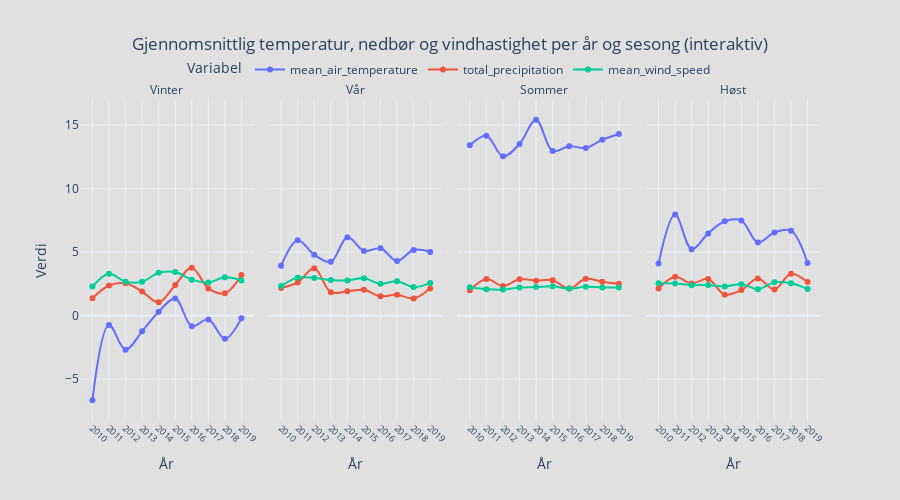

Notebook source saved alongside this figure:
### Markdown cell above
#### Figur 5: Interaktiv Analyse av Klimavariabler over Tid 📈

**Formål:**  
Denne interaktive figuren gir brukeren mulighet til å utforske klimadata etter sesong. Den viser og sammenligner trender og variasjoner i temperatur, nedbør og vind over de fire årstidene. Målet er å enkelt kunne identifisere avvik som uvanlig varme somrer eller kalde vintre i perioden.


- **Lesbarhet:** Brukervennlig grensesnitt med gode akseetiketter og interaktive filtre.
- **Estetikk:** Interaktivt oppsett med hover-informasjon og fargekoding gjør det intuitivt og informativt.
- **Formidling:** Hjelper brukeren til å identifisere sesongmønstre og dykke dypere i spesifikke perioder.

### Code cell
from data_visualizations.frost.interactive_graph import plot_seasonal_weather_from_sqlite
plot_seasonal_weather_from_sqlite("../data/clean/frost.db")

### Figure 1 — Plotly figure (JSON) as saved in the notebook; plotly's stock layout.template omitted (floating-point values rounded to 4 significant figures)
{"data": [{"hovertemplate": "Variabel=mean_air_temperature<br>season=Vinter<br>År=%{x}<br>Verdi=%{y}<extra></extra>", "legendgroup": "mean_air_temperature", "line": {"color": "#636efa", "dash": "solid", "shape": "spline"}, "marker": {"symbol": "circle"}, "mode": "lines+markers", "name": "mean_air_temperature", "orientation": "v", "showlegend": true, "type": "scatter", "x": [2010, 2011, 2012, 2013, 2014, 2015, 2016, 2017, 2018, 2019], "xaxis": "x", "y": [-6.66, -0.73, -2.677, -1.233, 0.3089, 1.348, -0.8264, -0.2978, -1.822, -0.2112], "yaxis": "y"}, {"hovertemplate": "Variabel=total_precipitation<br>season=Vinter<br>År=%{x}<br>Verdi=%{y}<extra></extra>", "legendgroup": "total_precipitation", "line": {"color": "#EF553B", "dash": "solid", "shape": "spline"}, "marker": {"symbol": "circle"}, "mode": "lines+markers", "name": "total_precipitation", "orientation": "v", "showlegend": true, "type": "scatter", "x": [2010, 2011, 2012, 2013, 2014, 2015, 2016, 2017, 2018, 2019], "xaxis": "x", "y": [1.374, 2.38, 2.552, 1.898, 1.049, 2.418, 3.784, 2.148, 1.76, 3.199], "yaxis": "y"}, {"hovertemplate": "Variabel=mean_wind_speed<br>season=Vinter<br>År=%{x}<br>Verdi=%{y}<extra></extra>", "legendgroup": "mean_wind_speed", "line": {"color": "#00cc96", "dash": "solid", "shape": "spline"}, "marker": {"symbol": "circle"}, "mode": "lines+markers", "name": "mean_wind_speed", "orientation": "v", "showlegend": true, "type": "scatter", "x": [2010, 2011, 2012, 2013, 2014, 2015, 2016, 2017, 2018, 2019], "xaxis": "x", "y": [2.304, 3.303, 2.676, 2.671, 3.378, 3.433, 2.836, 2.614, 3.024, 2.779], "yaxis": "y"}, {"hovertemplate": "Variabel=mean_air_temperature<br>season=Vår<br>År=%{x}<br>Verdi=%{y}<extra></extra>", "legendgroup": "mean_air_temperature", "line": {"color": "#636efa", "dash": "solid", "shape": "spline"}, "marker": {"symbol": "circle"}, "mode": "lines+markers", "name": "mean_air_temperature", "orientation": "v", "showlegend": false, "type": "scatter", "x": [2010, 2011, 2012, 2013, 2014, 2015, 2016, 2017, 2018, 2019], "xaxis": "x2", "y": [3.934, 5.94, 4.801, 4.242, 6.185, 5.098, 5.304, 4.301, 5.174, 5.022], "yaxis": "y2"}, {"hovertemplate": "Variabel=total_precipitation<br>season=Vår<br>År=%{x}<br>Verdi=%{y}<extra></extra>", "legendgroup": "total_precipitation", "line": {"color": "#EF553B", "dash": "solid", "shape": "spline"}, "marker": {"symbol": "circle"}, "mode": "lines+markers", "name": "total_precipitation", "orientation": "v", "showlegend": false, "type": "scatter", "x": [2010, 2011, 2012, 2013, 2014, 2015, 2016, 2017, 2018, 2019], "xaxis": "x2", "y": [2.186, 2.618, 3.733, 1.845, 1.92, 2.034, 1.528, 1.658, 1.359, 2.146], "yaxis": "y2"}, {"hovertemplate": "Variabel=mean_wind_speed<br>season=Vår<br>År=%{x}<br>Verdi=%{y}<extra></extra>", "legendgroup": "mean_wind_speed", "line": {"color": "#00cc96", "dash": "solid", "shape": "spline"}, "marker": {"symbol": "circle"}, "mode": "lines+markers", "name": "mean_wind_speed", "orientation": "v", "showlegend": false, "type": "scatter", "x": [2010, 2011, 2012, 2013, 2014, 2015, 2016, 2017, 2018, 2019], "xaxis": "x2", "y": [2.329, 2.995, 2.976, 2.816, 2.777, 2.946, 2.507, 2.715, 2.253, 2.565], "yaxis": "y2"}, {"hovertemplate": "Variabel=mean_air_temperature<br>season=Sommer<br>År=%{x}<br>Verdi=%{y}<extra></extra>", "legendgroup": "mean_air_temperature", "line": {"color": "#636efa", "dash": "solid", "shape": "spline"}, "marker": {"symbol": "circle"}, "mode": "lines+markers", "name": "mean_air_temperature", "orientation": "v", "showlegend": false, "type": "scatter", "x": [2010, 2011, 2012, 2013, 2014, 2015, 2016, 2017, 2018, 2019], "xaxis": "x3", "y": [13.42, 14.17, 12.55, 13.52, 15.43, 12.97, 13.34, 13.21, 13.86, 14.31], "yaxis": "y3"}, {"hovertemplate": "Variabel=total_precipitation<br>season=Sommer<br>År=%{x}<br>Verdi=%{y}<extra></extra>", "legendgroup": "total_precipitation", "line": {"color": "#EF553B", "dash": "solid", "shape": "spline"}, "marker": {"symbol": "circle"}, "mode": "lines+markers", "name": "total_precipitation", "orientation": "v", "showlegend": false, "type": "scatter", "x": [2010, 2011, 2012, 2013, 2014, 2015, 2016, 2017, 2018, 2019], "xaxis": "x3", "y": [2.003, 2.88, 2.34, 2.87, 2.759, 2.795, 2.134, 2.912, 2.673, 2.517], "yaxis": "y3"}, {"hovertemplate": "Variabel=mean_wind_speed<br>season=Sommer<br>År=%{x}<br>Verdi=%{y}<extra></extra>", "legendgroup": "mean_wind_speed", "line": {"color": "#00cc96", "dash": "solid", "shape": "spline"}, "marker": {"symbol": "circle"}, "mode": "lines+markers", "name": "mean_wind_speed", "orientation": "v", "showlegend": false, "type": "scatter", "x": [2010, 2011, 2012, 2013, 2014, 2015, 2016, 2017, 2018, 2019], "xaxis": "x3", "y": [2.232, 2.083, 2.053, 2.22, 2.258, 2.317, 2.134, 2.28, 2.221, 2.213], "yaxis": "y3"}, {"hovertemplate": "Variabel=mean_air_temperature<br>season=Høst<br>År=%{x}<br>Verdi=%{y}<extra></extra>", "legendgroup": "mean_air_temperature", "line": {"color": "#636efa", "dash": "solid", "shape": "spline"}, "marker": {"symbol": "circle"}, "mode": "lines+markers", "name": "mean_air_temperature", "orientation": "v", "showlegend": false, "type": "scatter", "x": [2010, 2011, 2012, 2013, 2014, 2015, 2016, 2017, 2018, 2019], "xaxis": "x4", "y": [4.111, 7.969, 5.234, 6.481, 7.435, 7.492, 5.771, 6.553, 6.697, 4.141], "yaxis": "y4"}, {"hovertemplate": "Variabel=total_precipitation<br>season=Høst<br>År=%{x}<br>Verdi=%{y}<extra></extra>", "legendgroup": "total_precipitation", "line": {"color": "#EF553B", "dash": "solid", "shape": "spline"}, "marker": {"symbol": "circle"}, "mode": "lines+markers", "name": "total_precipitation", "orientation": "v", "showlegend": false, "type": "scatter", "x": [2010, 2011, 2012, 2013, 2014, 2015, 2016, 2017, 2018, 2019], "xaxis": "x4", "y": [2.145, 3.068, 2.535, 2.89, 1.657, 2.022, 2.92, 2.065, 3.295, 2.645], "yaxis": "y4"}, {"hovertemplate": "Variabel=mean_wind_speed<br>season=Høst<br>År=%{x}<br>Verdi=%{y}<extra></extra>", "legendgroup": "mean_wind_speed", "line": {"color": "#00cc96", "dash": "solid", "shape": "spline"}, "marker": {"symbol": "circle"}, "mode": "lines+markers", "name": "mean_wind_speed", "orientation": "v", "showlegend": false, "type": "scatter", "x": [2010, 2011, 2012, 2013, 2014, 2015, 2016, 2017, 2018, 2019], "xaxis": "x4", "y": [2.562, 2.543, 2.405, 2.42, 2.297, 2.476, 2.089, 2.623, 2.546, 2.093], "yaxis": "y4"}], "layout": {"annotations": [{"font": {}, "showarrow": false, "text": "Vinter", "x": 0.1175, "xanchor": "center", "xref": "paper", "y": 1, "yanchor": "bottom", "yref": "paper"}, {"font": {}, "showarrow": false, "text": "Vår", "x": 0.3725, "xanchor": "center", "xref": "paper", "y": 1, "yanchor": "bottom", "yref": "paper"}, {"font": {}, "showarrow": false, "text": "Sommer", "x": 0.6275, "xanchor": "center", "xref": "paper", "y": 1, "yanchor": "bottom", "yref": "paper"}, {"font": {}, "showarrow": false, "text": "Høst", "x": 0.8825, "xanchor": "center", "xref": "paper", "y": 1, "yanchor": "bottom", "yref": "paper"}], "height": 500, "hovermode": "x unified", "legend": {"orientation": "h", "title": {"text": "Variabel"}, "tracegroupgap": 0, "x": 0.5, "xanchor": "center", "y": 1.05, "yanchor": "bottom"}, "paper_bgcolor": "#e0e0e0", "plot_bgcolor": "#e0e0e0", "title": {"text": "Gjennomsnittlig temperatur, nedbør og vindhastighet per år og sesong (interaktiv)", "x": 0.5}, "xaxis": {"anchor": "y", "domain": [0, 0.235], "tickangle": 45, "tickfont": {"size": 9}, "tickmode": "array", "tickvals": [2010, 2011, 2012, 2013, 2014, 2015, 2016, 2017, 2018, 2019], "title": {"text": "År"}}, "xaxis2": {"anchor": "y2", "domain": [0.255, 0.49], "matches": "x", "tickangle": 45, "tickfont": {"size": 9}, "tickmode": "array", "tickvals": [2010, 2011, 2012, 2013, 2014, 2015, 2016, 2017, 2018, 2019], "title": {"text": "År"}}, "xaxis3": {"anchor": "y3", "domain": [0.51, 0.745], "matches": "x", "tickangle": 45, "tickfont": {"size": 9}, "tickmode": "array", "tickvals": [2010, 2011, 2012, 2013, 2014, 2015, 2016, 2017, 2018, 2019], "title": {"text": "År"}}, "xaxis4": {"anchor": "y4", "domain": [0.765, 1.0], "matches": "x", "tickangle": 45, "tickfont": {"size": 9}, "tickmode": "array", "tickvals": [2010, 2011, 2012, 2013, 2014, 2015, 2016, 2017, 2018, 2019], "title": {"text": "År"}}, "yaxis": {"anchor": "x", "domain": [0, 1], "title": {"text": "Verdi"}}, "yaxis2": {"anchor": "x2", "domain": [0, 1], "matches": "y", "showticklabels": false}, "yaxis3": {"anchor": "x3", "domain": [0, 1], "matches": "y", "showticklabels": false}, "yaxis4": {"anchor": "x4", "domain": [0, 1], "matches": "y", "showticklabels": false}}}
